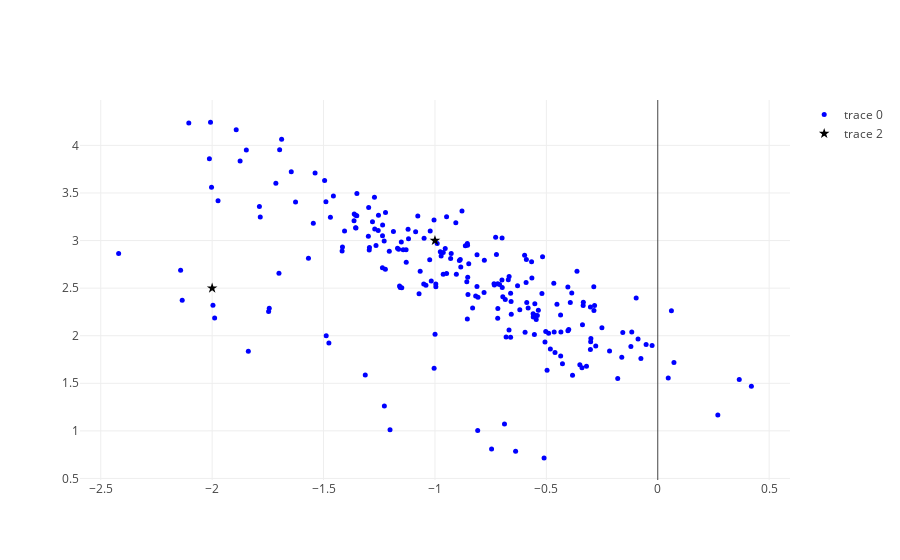
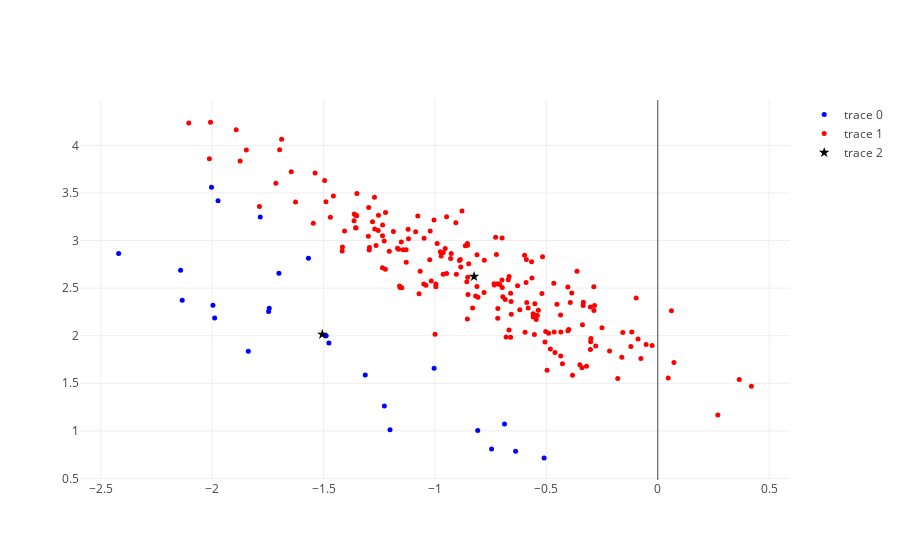
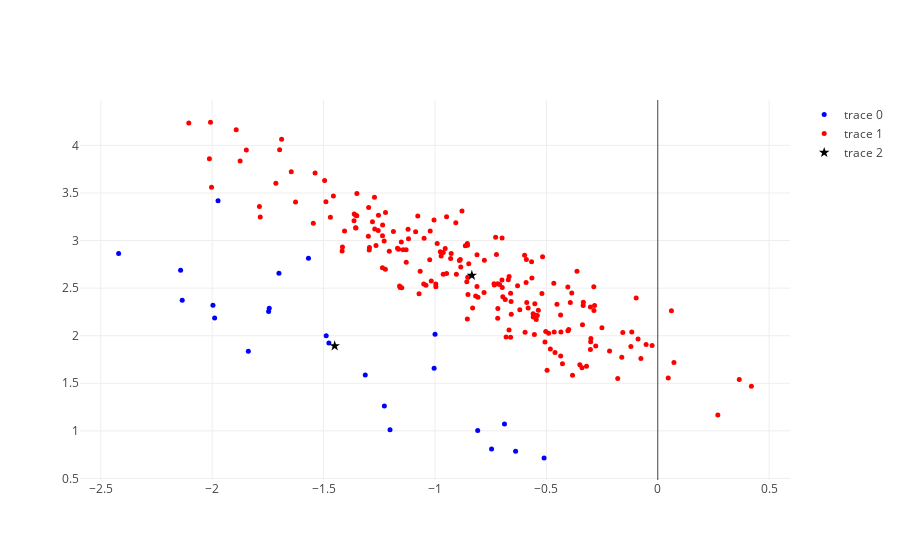
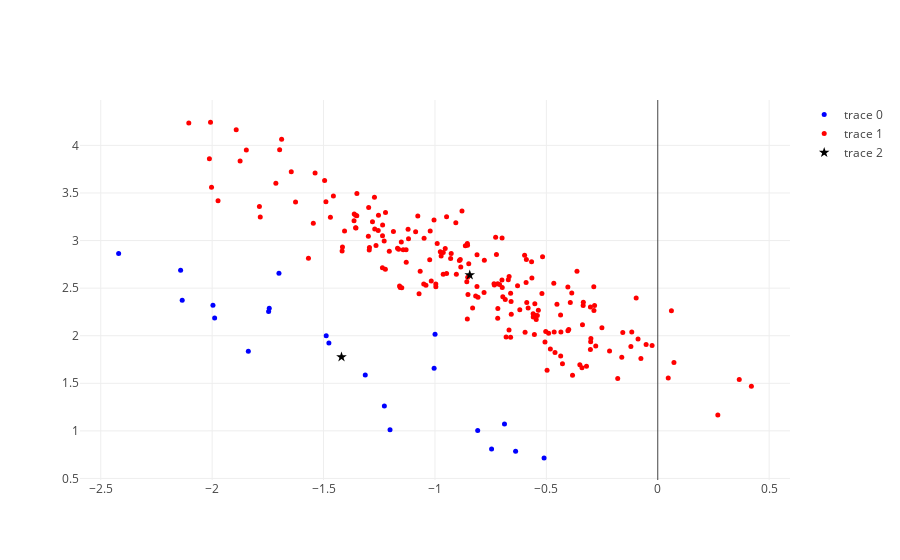

Notebook source saved alongside these figures, in order:
### Code cell
n_iter = 20
n = 220
c = np.zeros((n,1))
d = np.zeros((k,1))

for m in range(n_iter):
    A = np.where(c==0)
    B = np.where(c==1)
    scatter = go.Scatter(
    x = X[A[0],0],
    y = X[A[0],1],
    mode='markers',
    marker=dict(
            size=5,
            symbol='circle',
            color='blue',
            opacity=1
        )
    )
    scatter1 = go.Scatter(
        x = X[B[0],0],
        y = X[B[0],1],
        mode='markers',
        marker=dict(
            size=5,
            symbol='circle',
            color='red',
            opacity=1
        )
    )

    
    scatter4 = go.Scatter(
        x = centers[:,0],
        y = centers[:,1],
        mode='markers',
        marker=dict(
            size=8,
            symbol='star',
            color='black',
            opacity=1
        )
    )
    # Above code is for scatter plot of every iteration.

    data = [scatter,scatter1,scatter4]
    iplot(data, filename='fig0')
    # Assign clusters
    for i in range(n):
        d[0] = (X[i,:] - centers[0,:])@Sigma1@(X[i,:] - centers[0,:]).T/2 - np.log(pi[0])
        d[1] = (X[i,:] - centers[1,:])@Sigma2@(X[i,:] - centers[1,:]).T/2 - np.log(pi[1])
        c[i] = np.argmin(d)
    data = []
    
    # Compute Means and ellipsoids
    A = np.where(c==0)
    centers[0,:] = np.mean(X[A[0],:],0)
    Sigma1 = np.linalg.pinv(np.cov(X[A[0],:].T))
    A = np.where(c==1)
    centers[1,:] = np.mean(X[A[0],:],0)
    Sigma2 = np.linalg.pinv(np.cov(X[A[0],:].T))
    pi[1] =  A[0].shape[0]/n
    pi[0] = 1 - pi[1]

### Figure 1 — Plotly figure (JSON) as saved in the notebook; plotly's stock layout.template omitted (floating-point values rounded to 4 significant figures; data arrays with more than 128 entries replaced by an {"elided": "..."} marker saying what was removed)
{"data": [{"marker": {"color": "blue", "opacity": 1, "size": 5, "symbol": "circle"}, "mode": "markers", "type": "scatter", "uid": "00132709-287f-4c12-8a5c-f6fc33c53e7c", "x": {"elided": "220 float values"}, "y": {"elided": "220 float values"}}, {"marker": {"color": "red", "opacity": 1, "size": 5, "symbol": "circle"}, "mode": "markers", "type": "scatter", "uid": "9e7d67d9-c89b-46c6-bcfc-84b5317cf005", "x": [], "y": []}, {"marker": {"color": "black", "opacity": 1, "size": 8, "symbol": "star"}, "mode": "markers", "type": "scatter", "uid": "f49f4d6b-46ca-4f3c-aea1-c97ba9cde394", "x": [-2, -1], "y": [2.5, 3]}], "layout": {}}

### Figure 2 — Plotly figure (JSON) as saved in the notebook; plotly's stock layout.template omitted (floating-point values rounded to 4 significant figures; data arrays with more than 128 entries replaced by an {"elided": "..."} marker saying what was removed)
{"data": [{"marker": {"color": "blue", "opacity": 1, "size": 5, "symbol": "circle"}, "mode": "markers", "type": "scatter", "uid": "df4c6bd7-9855-4d6e-b6fd-b42039bdd4ff", "x": [-1.568, -1.974, -2.003, -1.784, -0.8082, -1.838, -1.313, -1.747, -0.688, -1.744, -1.488, -1.7, -2.134, -0.7458, -1.227, -1.476, -1.004, -1.996, -0.638, -0.5102, -1.202, -1.989, -2.42, -2.142], "y": [2.814, 3.418, 3.561, 3.248, 1.003, 1.837, 1.588, 2.253, 1.072, 2.287, 2.0, 2.656, 2.372, 0.8095, 1.26, 1.925, 1.658, 2.319, 0.7865, 0.7162, 1.011, 2.185, 2.863, 2.689]}, {"marker": {"color": "red", "opacity": 1, "size": 5, "symbol": "circle"}, "mode": "markers", "type": "scatter", "uid": "9ba20797-c95e-407f-a332-c4efbf52c71b", "x": {"elided": "196 float values"}, "y": {"elided": "196 float values"}}, {"marker": {"color": "black", "opacity": 1, "size": 8, "symbol": "star"}, "mode": "markers", "type": "scatter", "uid": "f03da592-595a-43ae-973c-66bb7f759561", "x": [-1.506, -0.8245], "y": [2.014, 2.622]}], "layout": {}}

### Figure 3 — Plotly figure (JSON) as saved in the notebook; plotly's stock layout.template omitted (floating-point values rounded to 4 significant figures; data arrays with more than 128 entries replaced by an {"elided": "..."} marker saying what was removed)
{"data": [{"marker": {"color": "blue", "opacity": 1, "size": 5, "symbol": "circle"}, "mode": "markers", "type": "scatter", "uid": "7f4dd0cb-bee9-447a-9592-c147a16b13e5", "x": [-1.568, -1.974, -0.9996, -0.8082, -1.838, -1.313, -1.747, -0.688, -1.744, -1.488, -1.7, -2.134, -0.7458, -1.227, -1.476, -1.004, -1.996, -0.638, -0.5102, -1.202, -1.989, -2.42, -2.142], "y": [2.814, 3.418, 2.014, 1.003, 1.837, 1.588, 2.253, 1.072, 2.287, 2.0, 2.656, 2.372, 0.8095, 1.26, 1.925, 1.658, 2.319, 0.7865, 0.7162, 1.011, 2.185, 2.863, 2.689]}, {"marker": {"color": "red", "opacity": 1, "size": 5, "symbol": "circle"}, "mode": "markers", "type": "scatter", "uid": "36f4b0c2-32c2-4769-b345-907171112773", "x": {"elided": "197 float values"}, "y": {"elided": "197 float values"}}, {"marker": {"color": "black", "opacity": 1, "size": 8, "symbol": "star"}, "mode": "markers", "type": "scatter", "uid": "f6b88666-c37f-43d8-b055-ffb07bc6935f", "x": [-1.45, -0.8344], "y": [1.893, 2.633]}], "layout": {}}

### Figure 4 — Plotly figure (JSON) as saved in the notebook; plotly's stock layout.template omitted (floating-point values rounded to 4 significant figures; data arrays with more than 128 entries replaced by an {"elided": "..."} marker saying what was removed)
{"data": [{"marker": {"color": "blue", "opacity": 1, "size": 5, "symbol": "circle"}, "mode": "markers", "type": "scatter", "uid": "edde10e0-624d-4744-a992-70cb1fba67ec", "x": [-0.9996, -0.8082, -1.838, -1.313, -1.747, -0.688, -1.744, -1.488, -1.7, -2.134, -0.7458, -1.227, -1.476, -1.004, -1.996, -0.638, -0.5102, -1.202, -1.989, -2.42, -2.142], "y": [2.014, 1.003, 1.837, 1.588, 2.253, 1.072, 2.287, 2.0, 2.656, 2.372, 0.8095, 1.26, 1.925, 1.658, 2.319, 0.7865, 0.7162, 1.011, 2.185, 2.863, 2.689]}, {"marker": {"color": "red", "opacity": 1, "size": 5, "symbol": "circle"}, "mode": "markers", "type": "scatter", "uid": "1749e65d-70ad-4a0f-9d86-b183c51c7583", "x": {"elided": "199 float values"}, "y": {"elided": "199 float values"}}, {"marker": {"color": "black", "opacity": 1, "size": 8, "symbol": "star"}, "mode": "markers", "type": "scatter", "uid": "dc86f94d-0e7e-404e-b735-b40e84d785d5", "x": [-1.419, -0.8438], "y": [1.776, 2.638]}], "layout": {}}
